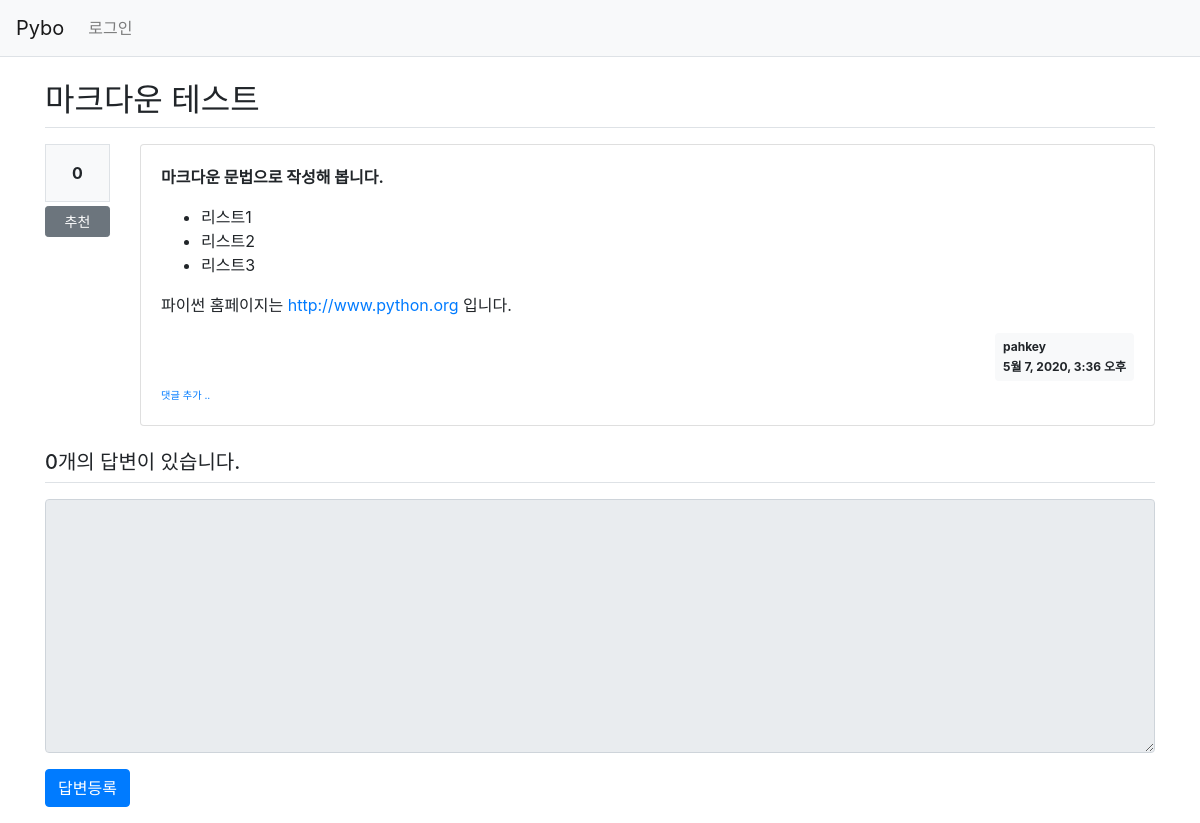
Before: /pybo/15/ with the older database file.
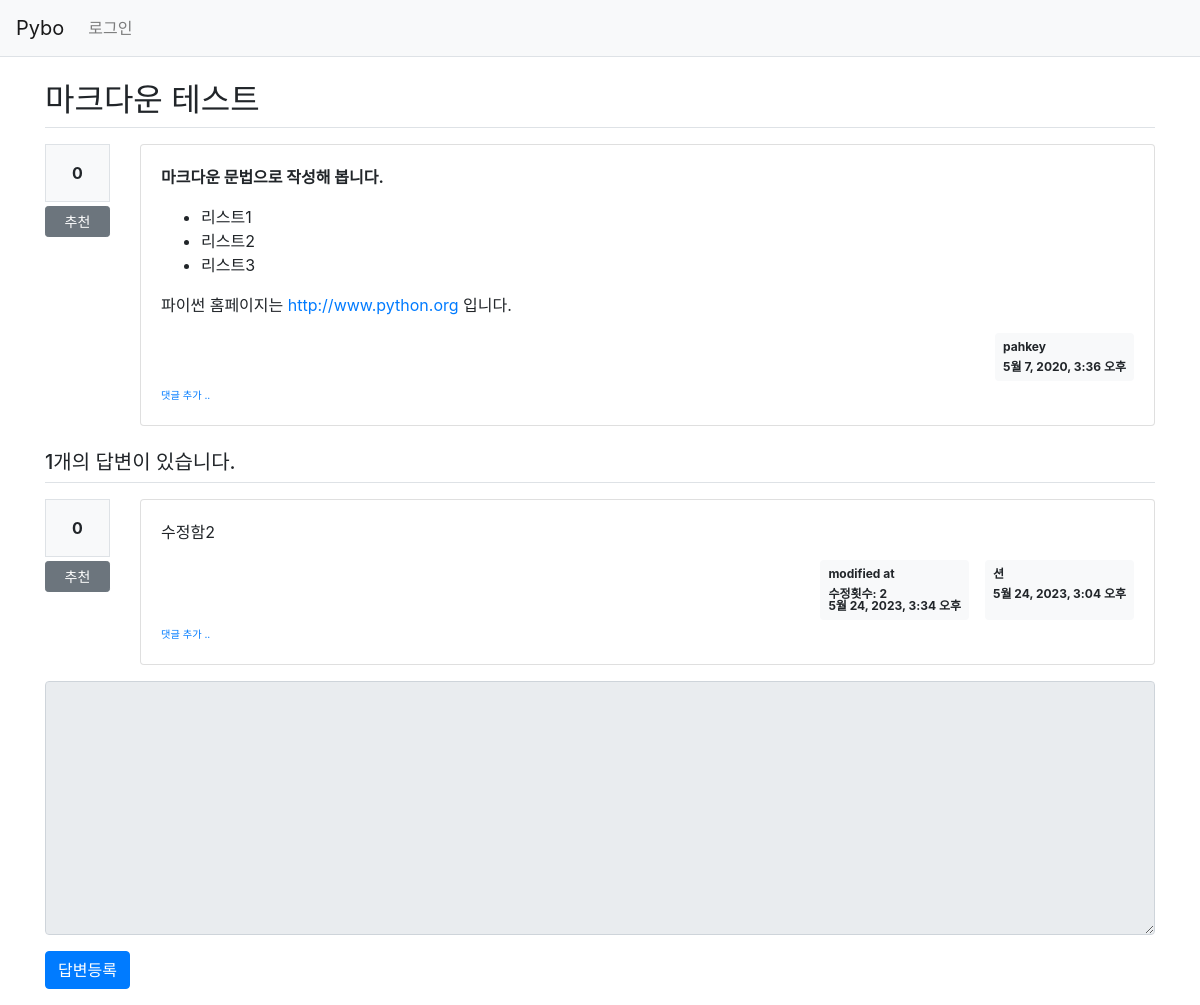
After: the same page with the newer database file.
### pybo/models.py (models this page shows, shortened)
class Question(models.Model):
    author = models.ForeignKey(User, on_delete=models.CASCADE, related_name='author_question')
    subject = models.CharField(max_length=200)
    content = models.TextField()
    create_date = models.DateTimeField()
    modify_date = models.DateTimeField(null=True, blank=True)
    modify_count = models.IntegerField(default=0)
    voter = models.ManyToManyField(User, related_name='voter_question')

class Answer(models.Model):
    author = models.ForeignKey(User, on_delete=models.CASCADE, related_name='author_answer')
    question = models.ForeignKey(Question, on_delete=models.CASCADE)
    content = models.TextField()
    create_date = models.DateTimeField()
    modify_date = models.DateTimeField(null=True, blank=True)
    voter = models.ManyToManyField(User, related_name='voter_answer')
    modify_count = models.IntegerField(default=0)

### pybo/views/base_views.py (the view)
# urls.py: path('<int:question_id>/', base_views.detail, name='detail'),
def detail(request, question_id):
    question = get_object_or_404(Question, pk=question_id)
    context = {'question': question}
    return render(request, 'pybo/question_detail.html', context)

### pybo/templatetags/pybo_filter.py (called while the page is built)
@register.filter()
def mark(value):
    extensions = ["nl2br", "fenced_code"]
    return mark_safe(markdown.markdown(value, extensions=extensions))

### templates/pybo/question_detail.html (shortened to what this page needs)
{% extends 'base.html' %}
{% load pybo_filter %}
{% block content %}
<div class="container my-3">
    <h2 class="border-bottom py-2">{{ question.subject }}</h2>
    <div class="row my-3">
        <div class="col-1">
            <div class="bg-light text-center p-3 border font-weight-bolder mb-1">{{question.voter.count}}</div>
            <a href="#" data-uri="{% url 'pybo:vote_question' question.id  %}"
               class="recommend btn btn-sm btn-secondary btn-block my-1">추천</a>
        </div>
        <div class="col-11">
            <div class="card">
                <div class="card-body">
                    <div class="card-text">{{ question.content|mark }}</div>
                    <div class="d-flex justify-content-end">
                        <div class="badge badge-light p-2 text-left">
                            <div class="mb-2">{{ question.author.username }}</div>
                            <div>{{ question.create_date }}</div>
                        </div>
                    </div>
                    <div>
                        <a href="{% url 'pybo:comment_create_question' question.id  %}"
                           class="small"><small>댓글 추가 ..</small></a>
                    </div>
                </div>
            </div>
        </div>
    </div>
    <h5 class="border-bottom my-3 py-2">{{question.answer_set.count}}개의 답변이 있습니다.</h5>
    {% for answer in question.answer_set.all %}
    <div class="row my-3">
        <div class="col-1">
            <div class="bg-light text-center p-3 border font-weight-bolder mb-1">{{answer.voter.count}}</div>
            <a href="#" data-uri="{% url 'pybo:vote_answer' answer.id  %}"
                class="recommend btn btn-sm btn-secondary btn-block my-1">추천</a>
        </div>
        <div class="col-11">
            <div class="card">
                <div class="card-body">
                    <div class="card-text">{{ answer.content|mark }}</div>
                    <div class="d-flex justify-content-end">
                        {% if answer.modify_date %}
                        <div class="badge badge-light p-2 text-left mx-3">
                            <div class="mb-2">modified at</div>
                            <div>수정횟수: {{answer.modify_count}}</div>
                            <div>{{ answer.modify_date }}</div>
                        </div>
                        {% endif %}
                        <div class="badge badge-light p-2 text-left">
                            <div class="mb-2">{{ answer.author.username }}</div>
                            <div>{{ answer.create_date }}</div>
                        </div>
                    </div>
                    <div>
                        <a href="{% url 'pybo:comment_create_answer' answer.id  %}"
                           class="small"><small>댓글 추가 ..</small></a>
                    </div>
                </div>
            </div>
        </div>
    </div>
    {% endfor %}
    <form action="{% url 'pybo:answer_create' question.id %}" method="post" class="my-3">
        <div class="form-group">
            <textarea {% if not user.is_authenticated %}disabled{% endif %}
              name="content" id="content" class="form-control" rows="10"></textarea>
        </div>
        <input type="submit" value="답변등록" class="btn btn-primary">
    </form>
</div>
{% endblock %}

### templates/base.html (shortened to what this page needs)
{% load static %}
<!doctype html>
<html lang="ko">
<head>
    <link rel="stylesheet" type="text/css" href="{% static 'bootstrap.min.css' %}">
    <link rel="stylesheet" type="text/css" href="{% static 'style.css' %}">
</head>
<body>
{% include "navbar.html" %}
{% block content %}
{% endblock %}
</body>
</html>

### templates/navbar.html (shortened to what this page needs)
<nav class="navbar navbar-expand-lg navbar-light bg-light border-bottom">
    <a class="navbar-brand" href="{% url 'pybo:index' %}">Pybo</a>
    <div class="collapse navbar-collapse flex-grow-0" id="navbarNav">
        <ul class="navbar-nav">
            <li class="nav-item ">
                {% if user.is_authenticated %}
                <a class="nav-link" href="{% url 'common:logout' %}">{{ user.username }} (로그아웃)</a>
                {% else %}
                <a class="nav-link" href="{% url 'common:login' %}">로그인</a>
                {% endif %}
            </li>
        </ul>
    </div>
</nav>

Changed rows visible on the page:
computed for Question "마크다운 테스트": answer_set.count "0" → "1"
added Answer: voter.count "0", content|mark "수정함2", modify_count "2", modify_date "5월 24, 2023, 3:34 오후", author.username "션", create_date "5월 24, 2023, 3:04 오후"
